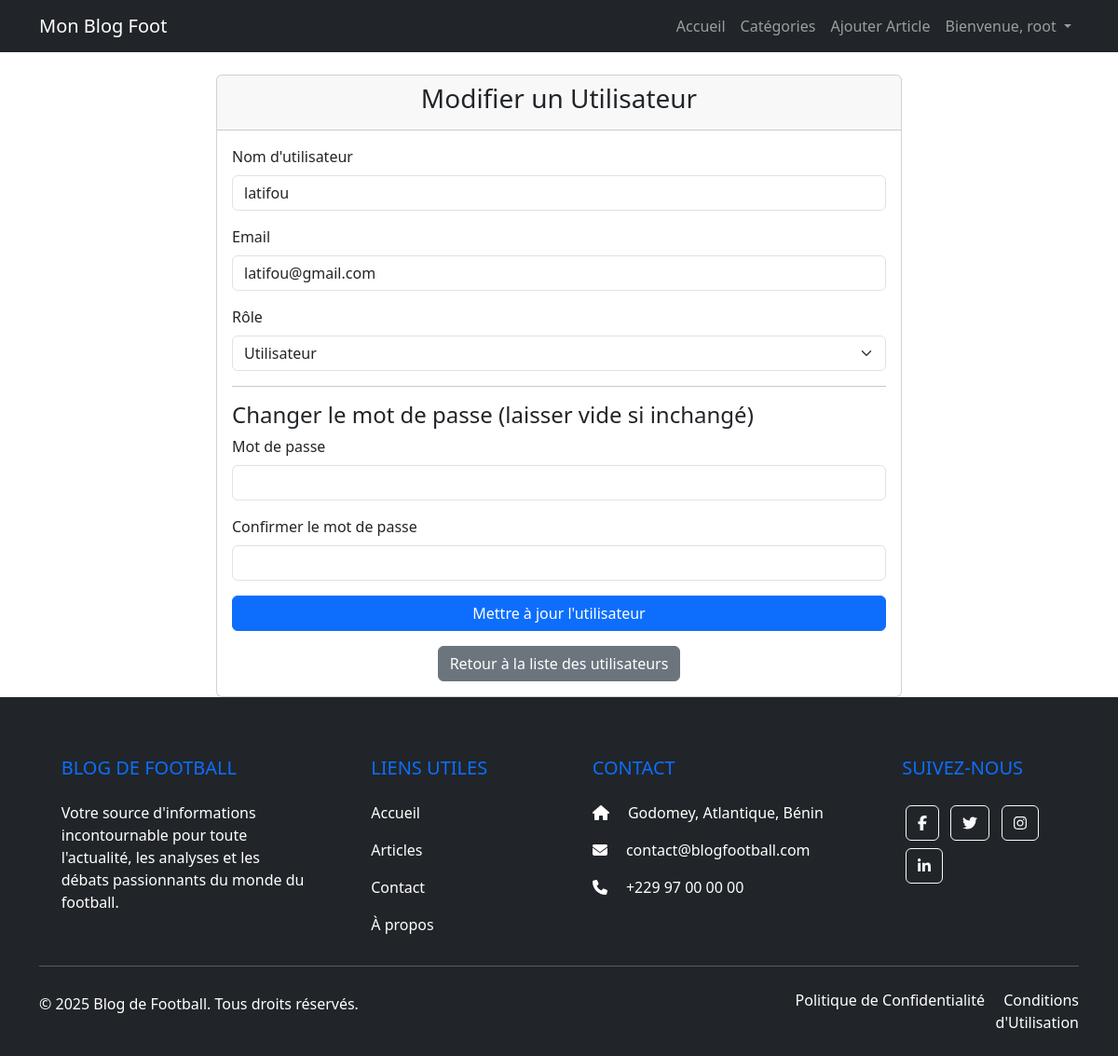
The page /admin/add_edit_user.php?id=3 (signed in) on the database its author committed.
### tables this page shows
CREATE TABLE `users` (
  `id` int(11) NOT NULL,
  `username` varchar(255) NOT NULL,
  `email` varchar(255) NOT NULL,
  `password_hash` varchar(255) NOT NULL,
  `role` varchar(50) DEFAULT 'reader',
  `created_at` datetime DEFAULT current_timestamp()
);

### admin/add_edit_user.php (the view, shortened to what this page needs)
<?php
require_once '../config/db.php';
$user_data = [
    'id' => null,
    'username' => '',
    'email' => '',
    'role' => 'utilisateur'
];
$is_edit = false;
if (isset($_GET['id'])) {
    $user_id = (int)$_GET['id'];
    try {
        $stmt = $pdo->prepare("SELECT id, username, email, role FROM users WHERE id = :id");
        $stmt->execute(['id' => $user_id]);
        $fetched_user = $stmt->fetch(PDO::FETCH_ASSOC);
        if ($fetched_user) {
            $user_data = $fetched_user;
            $is_edit = true;
        } else {
            $message = "<div class='alert alert-danger'>Utilisateur non trouvé pour la modification.</div>";
        }
    } catch (PDOException $e) {
        $message = "<div class='alert alert-danger'>Erreur de base de données : " . $e->getMessage() . "</div>";
    }
}
?>
<!DOCTYPE html>
<html lang="fr">
<head>
    <link href="https://cdn.jsdelivr.net/npm/bootstrap@5.3.3/dist/css/bootstrap.min.css" rel="stylesheet">
    <link rel="stylesheet" href="../../css/style.css">
</head>
<body>
    <?php include '../includes/navbar.php'; ?>
    <div class="container mt-4">
        <div class="row justify-content-center">
            <div class="col-md-8">
                <div class="card">
                    <div class="card-header">
                        <h3 class="text-center"><?php echo $is_edit ? 'Modifier' : 'Ajouter'; ?> un Utilisateur</h3>
                    </div>
                    <div class="card-body">
                        <form action="add_edit_user.php<?php echo $is_edit ? '?id=' . $user_data['id'] : ''; ?>" method="POST">
                            <div class="mb-3">
                                <label for="username" class="form-label">Nom d'utilisateur</label>
                                <input type="text" class="form-control" id="username" name="username" value="<?php echo htmlspecialchars($user_data['username']); ?>" required>
                            </div>
                            <div class="mb-3">
                                <label for="email" class="form-label">Email</label>
                                <input type="email" class="form-control" id="email" name="email" value="<?php echo htmlspecialchars($user_data['email']); ?>" required>
                            </div>
                            <div class="mb-3">
                                <label for="role" class="form-label">Rôle</label>
                                <select class="form-select" id="role" name="role" required>
                                    <option value="utilisateur" <?php echo ($user_data['role'] === 'utilisateur') ? 'selected' : ''; ?>>Utilisateur</option>
                                </select>
                            </div>
                            <hr>
                            <h4><?php echo $is_edit ? 'Changer le mot de passe (laisser vide si inchangé)' : 'Mot de passe (obligatoire pour un nouvel utilisateur)'; ?></h4>
                            <div class="mb-3">
                                <label for="password" class="form-label">Mot de passe</label>
                                <input type="password" class="form-control" id="password" name="password" <?php echo $is_edit ? '' : 'required'; ?>>
                            </div>
                            <div class="mb-3">
                                <label for="confirm_password" class="form-label">Confirmer le mot de passe</label>
                                <input type="password" class="form-control" id="confirm_password" name="confirm_password" <?php echo $is_edit ? '' : 'required'; ?>>
                            </div>
                            <div class="d-grid">
                                <button type="submit" class="btn btn-primary"><?php echo $is_edit ? 'Mettre à jour l\'utilisateur' : 'Ajouter l\'utilisateur'; ?></button>
                            </div>
                            <div class="mt-3 text-center">
                                <a href="manage_users.php" class="btn btn-secondary">Retour à la liste des utilisateurs</a>
                            </div>
                        </form>
                    </div>
                </div>
            </div>
        </div>
    </div>
    <?php include '../includes/footer.php'; ?>
</body>
</html>

### rows shown on the page
users: username "latifou", email "latifou@gmail.com", role "Utilisateur"

### other values the page prints
$_SESSION['username'] "root"
